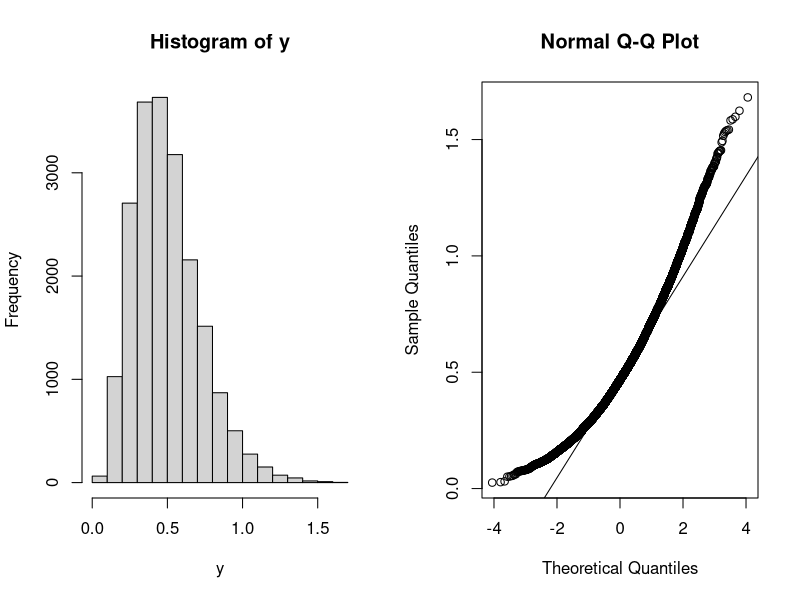
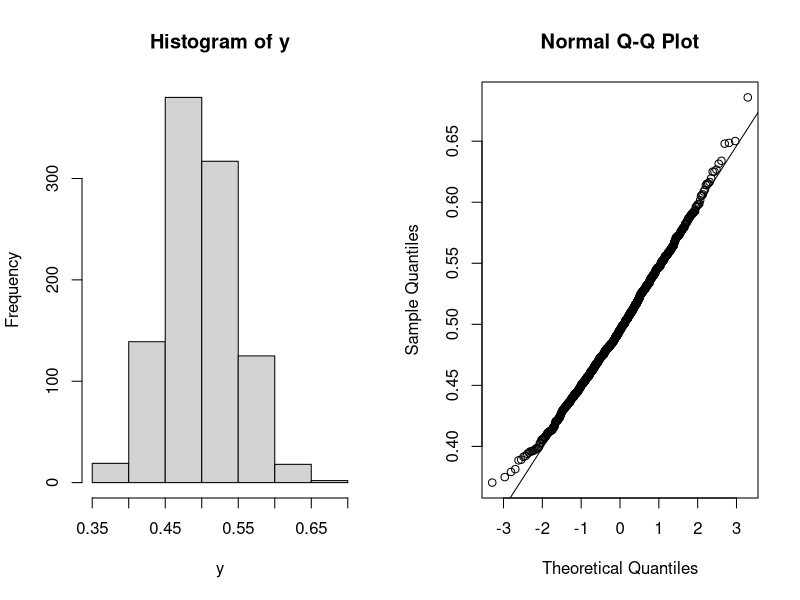

Source code (R) for these figures, in order: (Note: this script raises an error after producing the figures.)
####### some simulation examples

################################
## I. central limit theorem
################################

###### exponential distribution
X0=rexp(100000, rate=2)
## small sample
n=5
X=matrix(X0, ncol=n)
y=rowMeans(X)
par(mfrow=c(1,2))
hist(y)
qqnorm(y); qqline(y)

## increase sample size
n=100
X=matrix(X0, ncol=n)
y=rowMeans(X)
par(mfrow=c(1,2))
hist(y)
qqnorm(y); qqline(y)

## with 100 samples, exponetial distribution converges to normal.

######## Poisson distribution
X0=rpois(10000, lambda=10)
n=5
X=matrix(X0, ncol=n)
y=rowMeans(X)
mypar(mfrow=c(1,2))
hist(y)
qqnorm(y); qqline(y)

## For Poisson distribution, CLT works fine even for 5 samples

###########################################
## II. type I error of one sample t-test
###########################################

nsims=10000
pvals=rep(0, nsims)
for(i in 1:nsims) {
  x = rnorm(100)
  pvals[i] = t.test(x)$p.value
}
mean(pvals<0.05)

hist(pvals)

################################
## III. linear regression
################################
## a function for simulating data
simData=function(b0, b1, X){
  eps=rnorm(n, mean=0, sd=1)
  b0+b1*X+eps
}

## a function for estimating b1
estB1=function(X, Y) {
  a=X-mean(X)
  b=Y-mean(Y)
  sum(a*b)/sum(a^2)
}

## set constants: 1000 simulations, 100 samples, b0 and b1
nsims=1000
n=100
b0=5; b1=0.5

## generate and fix X
X=rnorm(n, mean=5, sd=2)
b1.hat=numeric(1000)
for(isim in 1:nsims) {
  y=simData(b0, b1, X=X)
  b1.hat[isim]=estB1(X, y)
}

## compare observed and theoretical values
mean(b1.hat) ## mean of the estimates. this is close to the truth (0.5)

var(b1.hat)  ## variance of the estimates.
1/sum((X-mean(X))^2) ## theoretical value of the variance of the estimates

hist(b1.hat) ## follow a normal distribution
qqnorm(b1.hat)
qqline(b1.hat)

